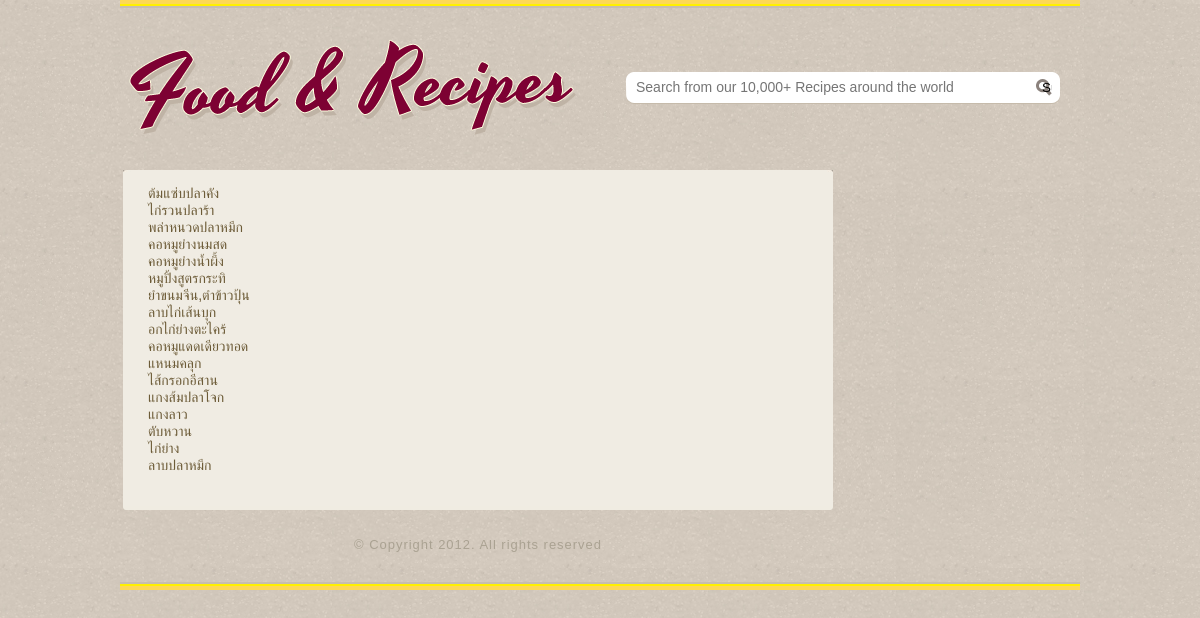
The app's page /index.php/food/search, older data.
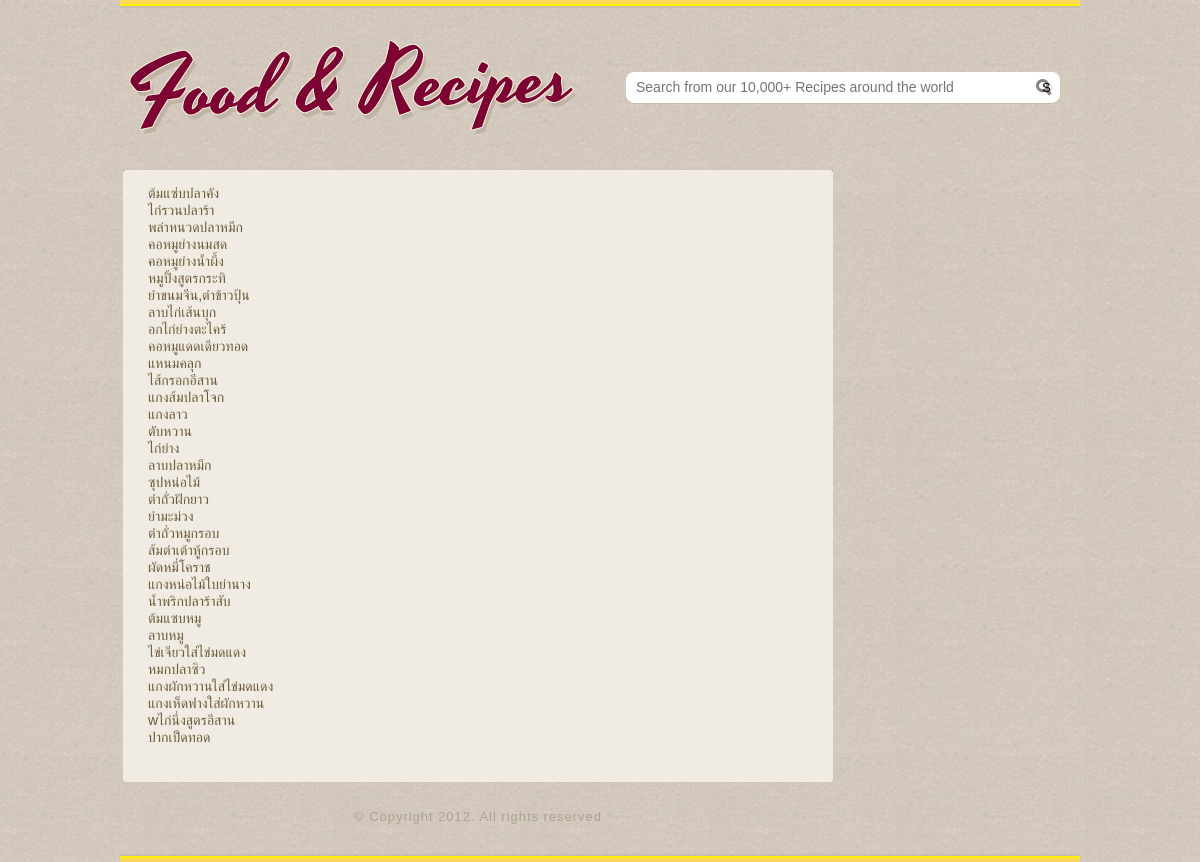
The same page, newer data.
### tables this page shows
CREATE TABLE `food` (
  `ID` varchar(4) NOT NULL,
  `Name` text NOT NULL,
  `type_id` varchar(3) NOT NULL,
  `region_id` varchar(3) NOT NULL,
  `Solution` text NOT NULL,
  `Ingredient` text NOT NULL
);

### application/controllers/food.php (called while the page is built, shortened)
<?php
class Food extends CI_Controller {
	public function search()
	{
		$name = isset($_POST['name_search'])?$_POST['name_search']:"";
		$this->load->model('models');
		$result=$this->models->show_list($name);
		$data = array("data_result"=>$result);
		$this->load->view('top');
		$this->load->view('list_food',$data);
		$this->load->view('bot');
	}
}

### index.php (called while the page is built, shortened)
<?php
require_once BASEPATH.'core/CodeIgniter.php';

### application/models/models.php (called while the page is built, shortened)
<?php
class models extends CI_Model {
  public function show_list($search)
  {
    $sql = "SELECT Name FROM food WHERE Name LIKE '%$search%'";
    $query = $this->db->query($sql);
    return $query;
  }
}
?>

### application/views/list_food.php (the view, shortened to what this page needs)
<!DOCTYPE html>
<html>
<head>
	<link rel="stylesheet" type="text/css" href="<?php echo base_url()?>css/style.css">
</head>
<body>
	<div class="body">
		<div>
			<div class="body">
				<div id="content">
					<div>
								<div>
									<?php foreach($data_result->result() as $row)
										echo $row->Name."<br>";
									?>
								</div>
					</div>
				</div>
			</div>
		</div>
	</div>
</body>
</html>

### application/views/top.php (shortened to what this page needs)
<html>
<head>
	<link rel="stylesheet" type="text/css" href="<?php echo base_url()?>css/style.css">
</head>
<body>
<div class="header">
  <div>
    <a href="<?php echo base_url();?>"><img src="<?php echo base_url()?>images/logo.png" alt="Logo"></a>
  </div>
  <form action="<?php echo site_url('food/search')?>" method="post" >
    <input type="text" placeholder="Search from our 10,000+ Recipes around the world" name="name_search" id="search">
    <input type="submit"  id="searchbtn">
  </form>
</div>
</body>
</html>

### application/views/bot.php (shortened to what this page needs)
<html>
<head>
	<link rel="stylesheet" type="text/css" href="css/style.css">
</head>
<body>
	<div class="footer">
		<div>
			<p>
				&copy; Copyright 2012. All rights reserved
			</p>
		</div>
	</div>
</body>
</html>

### css/style.css (style rules this page uses)
body { background: url(../images/bg-body.jpg) repeat; color: #6c5b37; font-family: Arial, Helvetica, sans-serif; font-size: 14px; margin: 0; min-width: 960px; padding: 0; }
a { outline: none; }
img { border: 0; }
p { margin: 0; line-height: 24px; }
div.header { background: url(../images/stripe1.gif) repeat-x left top; height: 145px; margin: 0 auto; overflow: hidden; width: 960px; }
div.header div { float: left; margin: 39px 0 0; }
div.header div a, div.body div div:first-child a, div.body div:first-child div.footer ul li a, div.body div:first-child div.body div a { display: inline-block; }
div.header form { background: url(../images/interface.png) no-repeat 0 -160px; float: right; height: 32px; margin: 72px 20px 0 0; overflow: hidden; width: 434px; }
div.header form input#search { background: none; border: 0; color: #707476; float: left; font-size: 14px; height: 25px; line-height: 25px; margin: 3px 0 0 10px; padding: 0; width: 400px; }
div.header form input#searchbtn { background: url(../images/interface.png) no-repeat 0 -306px; border: 0; float: left; height: 17px; margin: 7px 0 0; width: 16px; }
div.body { margin: 20px auto 0; overflow: hidden; width: 960px; }
div.body div:first-child { float: left; height: auto; margin: 5px 0 0; width: 716px; }
div.body div:first-child div.body { background: none; float: none; height: auto; margin: 0; width: auto; }
div.body div:first-child div.body div { background: url(../images/bg-gallery.png) repeat-y; border-radius: 8px 8px 0 0; height: 427px; }
div.body div { float: right; height: auto; width: 215px; }
div.body div div { float: none; margin: 20px 0 0; }
div.body div div:first-child { float: none; height: auto; margin: 0; width: auto; }
div.body div#content { background: url(../images/bg-content-top.jpg) no-repeat center top; border-radius: 0; height: auto; margin: 0 0 0 3px; padding: 2px 0 0; width: 710px; }
div.body div#content div { background: #f0ece3 url(../images/bg-content-bottom.gif) no-repeat center bottom; border-radius: 0; height: auto; padding: 13px 0 36px; width: 710px; }
div.body div#content div div { background: none; padding: 0 25px; width: auto; }
div.footer { background: url(../images/stripe2.gif) repeat-x left bottom; height: auto; margin: 0 auto; width: 960px; }
div.footer div { height: 80px; width: 716px; }
div.footer div p { color: #aaa292; font-family: Arial, Helvetica, sans-serif; font-size: 13px; letter-spacing: 0.075em; line-height: 70px; text-align: center; }

Row changes from the older to the newer data that the page shows:
added food: Name "ซุปหน่อไม้"
added food: Name "ตำถั่วฝักยาว"
added food: Name "ยำมะม่วง"
added food: Name "ตำถั่วหมูกรอบ"
added food: Name "ส้มตำเต้าหู้กรอบ"
added food: Name "ผัดหมี่โคราช"
added food: Name "แกงหน่อไม้ใบย่านาง"
added food: Name "น้ำพริกปลาร้าสับ"
added food: Name "ต้มแซบหมู"
added food: Name "ลาบหมู"
added food: Name "ไข่เจียวใส่ไข่มดแดง"
added food: Name "หมกปลาซิว"
added food: Name "แกงผักหวานใส่ไข่มดแดง"
added food: Name "แกงเห็ดฟางใส่ผักหวาน"
added food: Name "wไก่นึ่งสูตรอีสาน"
added food: Name "ปากเป็ดทอด"
